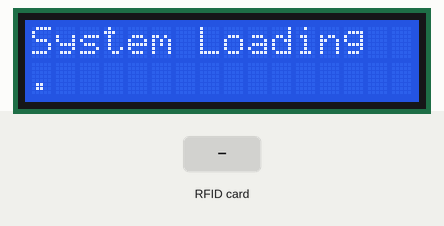
Simulated run of this sketch. Board: ESP8266 (NodeMCU). On the bench: 16×2 character LCD. The test bench sets the inputs (shaded band). WiFi joins after 1.5 s; servers stay silent unless stated; what the sketch prints to the serial monitor is not drawn.

Above: at 0.2 s.
At 7.7 s:
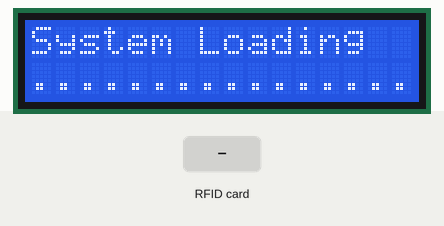
10.9 s: RFID card 5E 7A 19 C4 held to the reader
At 11.9 s:
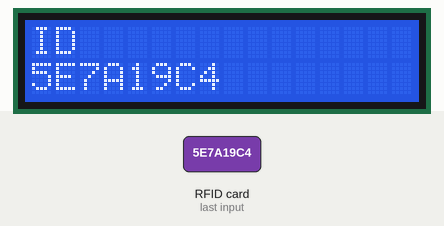
Timing chart, 0 to 13.9 s (numbered marks = the images above; inputs shaded):
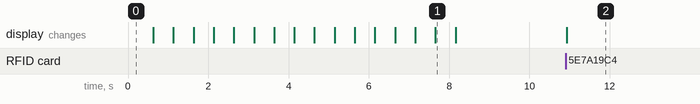

Measured:
- after the input at 10.9 s, the display: changes at once (image 2)
- what the display in image 1 shows lasts 0.5 s, from 7.7 s to 8.2 s

The sketch:

alat.ino
```cpp
#include <SPI.h>
#include <MFRC522.h>
#define SS_PIN 15 //D8
#define RST_PIN 2 //D4
MFRC522 mfrc522(SS_PIN, RST_PIN);

#include <Wire.h>
#include <LiquidCrystal_I2C.h>


#include <ESP8266WiFi.h>
#include <WiFiClient.h>
#include <ESP8266HTTPClient.h>

const char* ssid = "Nokia";
const char* password = "pppppppp";
const char *serverName = "http://192.168.130.194/absensi-asrama/master/master-data/data-mahasiswi/post-data";

String output5State = "off";
LiquidCrystal_I2C lcd(0x27, 16, 2);

String card_num;

void setup() {
  Serial.begin(115200);
  SPI.begin();
  mfrc522.PCD_Init();
  Serial.println();

  lcd.setCursor(1, 0);
  lcd.init();
  lcd.backlight();
  lcd.print("System Loading");
  for (int a = 0; a <= 15; a++) {
    lcd.setCursor(a, 1);
    lcd.print(".");
    delay(500);
  }
  lcd.clear();


WiFi.begin(ssid, password);  // Connect to Wi-Fi network

  Serial.println();
  Serial.print("Connecting to ");
  Serial.println(ssid);

  while (WiFi.status() != WL_CONNECTED) {
    delay(500);
    Serial.print(".");
  }

  Serial.println("");
  Serial.println("WiFi connected");
  Serial.println("IP address: ");
  Serial.println(WiFi.localIP());

}

void loop() {
  if ( ! mfrc522.PICC_IsNewCardPresent() || ! mfrc522.PICC_ReadCardSerial()){
    return;
  }
  card_num = getCardNumber();
  showData();

}

String getCardNumber(){
  String UID = "";
  for (byte i = 0; i < mfrc522.uid.size; i++) {
    UID += String(mfrc522.uid.uidByte[i] < 0x10 ? "0" : "");
    UID += String(mfrc522.uid.uidByte[i], HEX);
  }
  UID.toUpperCase();
  return UID;
}
void showData(){

    Serial.print("UID : ");
    Serial.print(card_num);
    Serial.println();

   lcd.setCursor(0,0);
   lcd.print("ID");
   lcd.setCursor(0,1);
   lcd.print(card_num);

  delay(2000);

}
```
